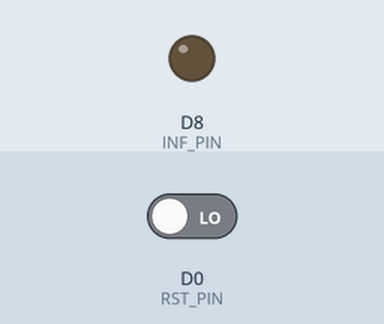
Simulated run of this program. Board: ESP8266 (Wemos D1 mini). On the bench: output pins drawn as LEDs (lit = HIGH). Inputs (shaded band) come from the test bench; at power-on: D0 (RST_PIN) LOW. WiFi joins after 1.5 s; servers stay silent unless stated; what the program prints to the serial monitor is not drawn.

Above: at 2.6 s.
At 25.95 s:
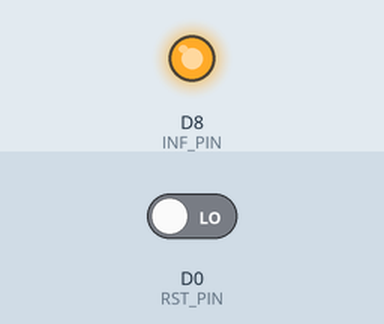
Timing chart, 0 to 30.7 s (numbered marks = the images above):
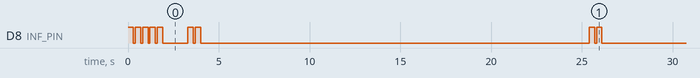

The program:

main.cpp
```cpp
#include "Arduino.h"
#include <Wire.h>
#include <stdio.h>
#include <ESP8266WiFi.h>
#include <SoftwareSerial.h>
#include "cozir.h"
#include "ThingSpeak.h"

const int RX_PIN  = D5;
const int TX_PIN  = D6;
const int RST_PIN = D0;
const int INF_PIN = D8;

const char* ssid     = WIFI_SSID;
const char* password = WIFI_SECRET;

unsigned long myChannelNumber = TS_UID;
const char* myWriteAPIKey     = TS_TOKEN;

SoftwareSerial nss(RX_PIN, TX_PIN, false, 256);
WiFiClient client;
COZIR czr(nss);

char output[64], buf[256];

void blink(int times = 1) {
  for(int i = 0; i < times; i++) {
    digitalWrite(INF_PIN, HIGH);
    delay(300);
    digitalWrite(INF_PIN, LOW);
    delay(100);
  }
}

void setup() {
  pinMode(RST_PIN, INPUT);
  pinMode(INF_PIN, OUTPUT);
  pinMode(TX_PIN, OUTPUT);
  pinMode(RX_PIN, INPUT);

  blink();

  Serial.begin(9600);
  nss.begin(9600);
  WiFi.begin(ssid, password);

  Serial.println();
  Serial.println();

  while (WiFi.status() != WL_CONNECTED) {
    Serial.print(".");
    blink();
  }

  czr.SetOperatingMode(CZR_POLLING);

  ThingSpeak.begin(client);

  Serial.println("");
  Serial.println("WiFi connected");
  Serial.println("IP address: ");
  Serial.println(WiFi.localIP());
}

void loop() {

  if (digitalRead(RST_PIN) == HIGH) {
    czr.CalibrateFreshAir();
    blink(6);
    delay(2000);
  }

  float t = czr.Celsius();
  float h = czr.Humidity();
  int c = czr.CO2();
  int digi = czr.GetDigiFilter();

  ThingSpeak.setField(1, t);
  ThingSpeak.setField(2, h);
  ThingSpeak.setField(3, c);
  ThingSpeak.writeFields(myChannelNumber, myWriteAPIKey);

  Serial.print("Celcius : ");Serial.println(t);
  Serial.print("Humidity : ");Serial.println(h);
  Serial.print("CO2 : ");Serial.println(c);
  Serial.print("Digital Filter : ");Serial.println(digi);
  Serial.println("");

  blink(2);

  delay(20000);

  if (WiFi.status() != WL_CONNECTED) {
    ESP.restart();
  }

}
```

Measured:
- by itself, D8 (INF_PIN): HIGH → LOW at 0.30 s, → HIGH 0.10 s later, → LOW 0.30 s later, → HIGH 0.10 s later, … (33 changes in this stretch)
- by itself, everything shown: repeats every 22.1 s, in 4 steps
